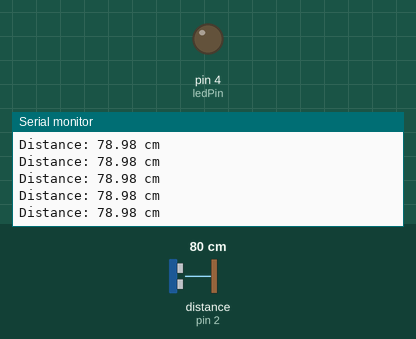
Recording of a sketch running on a simulated Arduino Uno, built with avr-gcc and run on an emulated ATmega328P. Shown: output pins drawn as LEDs (lit = HIGH), the last lines printed to the serial monitor. Wiring (inferred from the names in the program): ultrasonic range finder: trigger pin 3; echo pin 2. The inputs (shaded band) are chosen by the test bench; at power-on: distance to the obstacle (sensor on pin 2) 80 cm. The echo pulse lasts 58.3 µs per cm; pins used as bus, display or sensor lines are not drawn.

Above: at 1.2 s.
1.3 s: distance to the obstacle (sensor on pin 2) set to 2 cm
At 1.9 s:
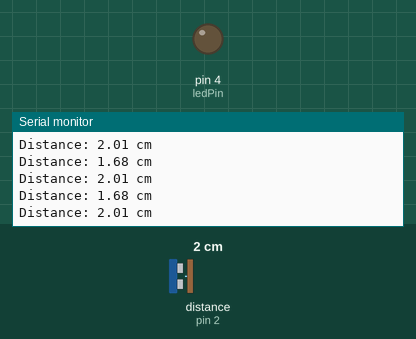
4.3 s: distance to the obstacle (sensor on pin 2) set to 120 cm
At 5.4 s:
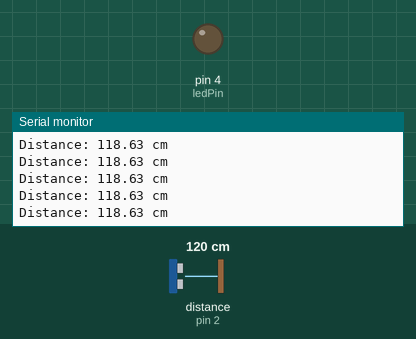
Timing chart, 0 to 7.3 s (numbered marks = the images above; inputs shaded):
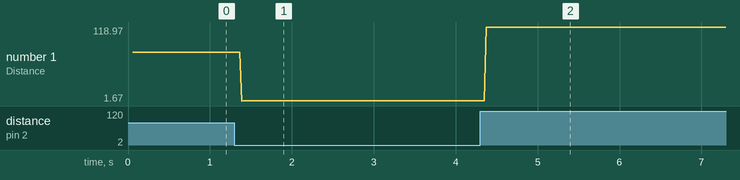

The sketch:

ultrasonic_test.ino
```cpp
#define echoPin 2 // attach pin D2 Arduino to pin Echo of HC-SR04
#define trigPin 3 // attach pin D3 Arduino to pin Trig of HC-SR04
#define ledPin 4  // attach pin D4 Arduino to an LED to troubleshoot

// defines variables
long duration; // variable for the duration of sound wave travel
float distance; // variable for the distance measurement
float previous = -1; // variable for previous distance measurement

void setup() {
  pinMode(ledPin, OUTPUT); // Sets the trigPin as an OUTPUT
  pinMode(trigPin, OUTPUT); // Sets the trigPin as an OUTPUT
  pinMode(echoPin, INPUT); // Sets the echoPin as an INPUT
  Serial.begin(9600); // // Serial Communication is starting with 9600 of baudrate speed
  Serial.println("Ultrasonic Sensor HC-SR04 Test"); // print some text in Serial Monitor
  Serial.println("with Arduino UNO R3");
}
void loop() {
  // Clears the trigPin condition
  digitalWrite(trigPin, LOW);
  delayMicroseconds(200);

  // Sets the trigPin HIGH (ACTIVE) for 10 microseconds
  digitalWrite(trigPin, HIGH);
  delayMicroseconds(0.01);
  digitalWrite(trigPin, LOW);

  // Reads the echoPin, returns the sound wave travel time in microseconds
  duration = pulseIn(echoPin, HIGH);

  // Calculating the distance
  distance = duration * 0.034 / 2; // Speed of sound wave divided by 2 (go and back)

  // Displays the distance on the Serial Monitor
  Serial.print("Distance: ");
  Serial.print(distance);
  Serial.println(" cm");

  // Check for spike in ultrasonic signal
  if(previous != -1 && distance - previous < 0 && abs(distance - previous) > 120) {
    // replace with some communication to Raspberry Pi
    digitalWrite(ledPin, HIGH);
    Serial.println("SPIKE!!!");
    Serial.println("SPIKE!!!");
    Serial.println("SPIKE!!!");
    Serial.println("SPIKE!!!");
    Serial.println("SPIKE!!!");
    Serial.println("SPIKE!!!");
  } else {
    digitalWrite(ledPin, LOW);
  }
  previous = distance;
//  delayMicroseconds(500);
}
```

Measured:
- after the input at 1.3 s, the serial monitor: prints a new line after 0.09 s (image 1)
- after the input at 4.3 s, the serial monitor: prints a new line after 0.07 s (image 2)
- plotted number 1: 78.98 → 2.01 after the input at 1.3 s, 2.01 → 118.63 after the input at 4.3 s
